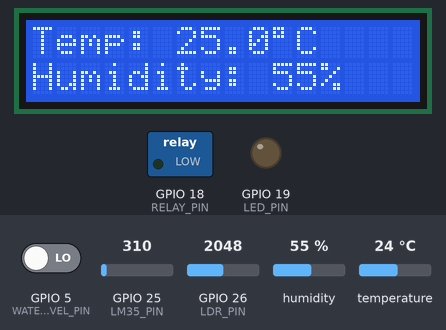
Bench run of a sketch on a simulated ESP32. Parts: 16×2 character LCD, switched loads named in the sketch (green lamp = pin HIGH), output pins drawn as LEDs (lit = HIGH). Inputs (shaded band) come from the test bench; at power-on: GPIO 5 (WATER_LEVEL_PIN) LOW, GPIO 26 (LDR_PIN) = 2048, humidity 55 %, GPIO 25 (LM35_PIN) = 310, temperature 24 °C. What the sketch prints to the serial monitor is not drawn.

Above: at 3.2 s.
3.3 s: GPIO 5 (WATER_LEVEL_PIN) driven HIGH
At 4.3 s:
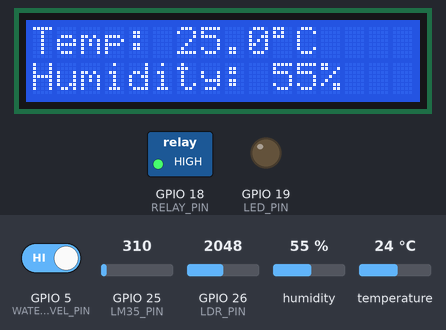
4.9 s: GPIO 26 (LDR_PIN) set to 1949
At 6.8 s:
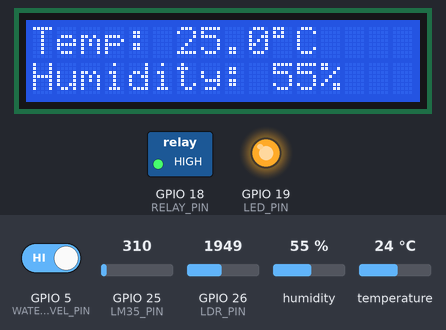
7.3 s: GPIO 5 (WATER_LEVEL_PIN) driven LOW
At 9.4 s:
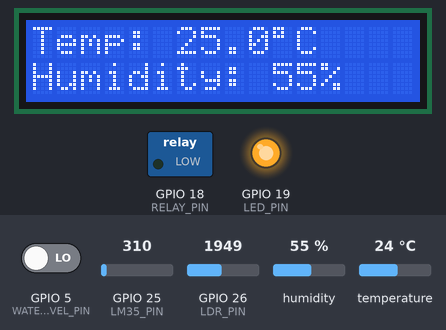
9.7 s: humidity set to 22 %
At 13.0 s:
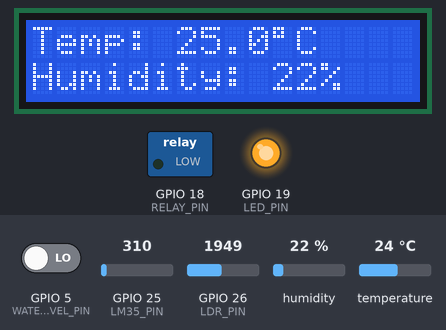
13.3 s: GPIO 25 (LM35_PIN) set to 372
At 15.4 s:
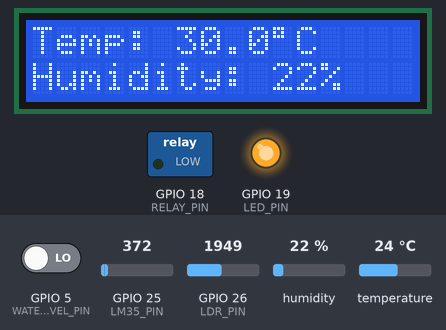
15.7 s: humidity set to 40 %
At 17.0 s:
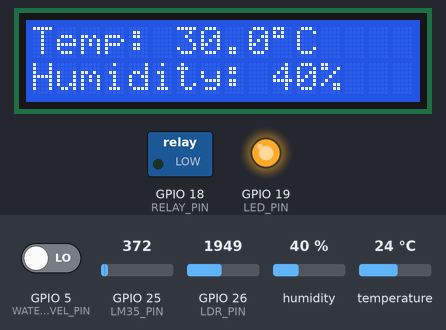
Timing chart, 0 to 18.7 s (numbered marks = the images above; inputs shaded):
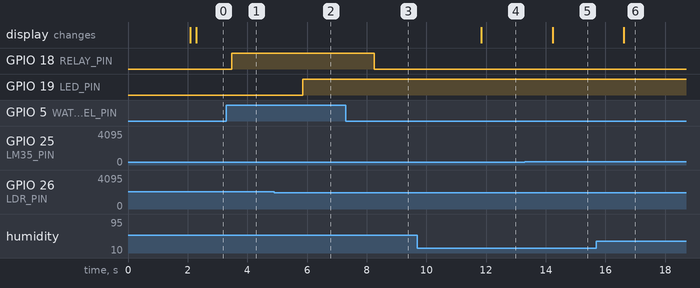

Measured:
- the behaviour switches between 2000 and 1999 on GPIO 26 (LDR_PIN) (found by bisection; images 1 and 2)
- after the input at 3.3 s, GPIO 18 (RELAY_PIN): LOW → HIGH after 0.17 s
- after the input at 4.9 s, GPIO 19 (LED_PIN): LOW → HIGH after 0.96 s
- after the input at 7.3 s, GPIO 18 (RELAY_PIN): HIGH → LOW after 0.95 s
- after the input at 9.7 s, the display: changes after 2.1 s (image 4)
- after the input at 13.3 s, the display: changes after 0.93 s (image 5)
- after the input at 15.7 s, the display: changes after 0.92 s (image 6)

The sketch:

uart.ino
```cpp
#include <LiquidCrystal_I2C.h>
#include <Wire.h>
#include <DHT.h>

// Pin Definitions (Adjust according to your ESP32 pinout)
const int LM35_PIN = 25;         // Must be an analog-capable pin
const int LDR_PIN = 26;          // Must be an analog-capable pin
const int DHT_PIN = 7;          // Any digital GPIO
const int WATER_LEVEL_PIN = 5;  // Digital input
const int RELAY_PIN = 18;        // Output pin
const int LED_PIN = 19;           // Built-in LED on some ESP32 boards

#define DHT_TYPE DHT11

// Sensor and Display Initialization
DHT dht(DHT_PIN, DHT_TYPE);
LiquidCrystal_I2C lcd(0x27, 16, 2);

void setup() {
  pinMode(LED_PIN, OUTPUT);
  pinMode(WATER_LEVEL_PIN, INPUT);
  pinMode(RELAY_PIN, OUTPUT);

  lcd.init();
  lcd.backlight();
  dht.begin();
  Serial.begin(115200); // Use a higher baud rate for ESP32

  lcd.setCursor(0, 0);
  lcd.print("System Initializing");
  delay(2000);
  lcd.clear();
}

void loop() {
  float temperature = readLM35Temperature();
  float humidity = readHumidity();
  int ldrValue = readLDRValue();
  bool isWaterPresent = digitalRead(WATER_LEVEL_PIN);

  displayTemperatureHumidity(temperature, humidity);
  controlLightBasedOnLDR(ldrValue);
  controlRelayBasedOnWaterLevel(isWaterPresent);

  logToSerial(ldrValue, isWaterPresent);

  delay(1000);
}

float readLM35Temperature() {
  int total = 0;
  for (int i = 0; i < 10; i++) {
    total += analogRead(LM35_PIN);
    delay(10);
  }
  float average = total / 10.0;
  float voltage = average * (3.3 / 4095.0);  // ESP32 ADC range
  return voltage * 100.0; // LM35 gives 10mV/°C
}

float readHumidity() {
  float h = dht.readHumidity();
  return isnan(h) ? 0 : h;
}

int readLDRValue() {
  int total = 0;
  for (int i = 0; i < 10; i++) {
    total += analogRead(LDR_PIN);
    delay(5);
  }
  return total / 10;
}

void controlLightBasedOnLDR(int ldrValue) {
  if (ldrValue < 2000) { // Adjust threshold based on actual light level
    digitalWrite(LED_PIN, HIGH);
  } else {
    digitalWrite(LED_PIN, LOW);
  }
}

void controlRelayBasedOnWaterLevel(bool waterDetected) {
  digitalWrite(RELAY_PIN, waterDetected ? HIGH : LOW);
}

void displayTemperatureHumidity(float temp, float humidity) {
  lcd.setCursor(0, 0);
  lcd.print("Temp: ");
  lcd.print(temp, 1);
  lcd.print((char)223);
  lcd.print("C   ");

  lcd.setCursor(0, 1);
  lcd.print("Humidity: ");
  lcd.print(humidity, 0);
  lcd.print("%   ");
}

void logToSerial(int ldrValue, bool waterDetected) {
  Serial.print("LDR: ");
  Serial.print(ldrValue);
  Serial.print(" | Water Level: ");
  Serial.println(waterDetected ? "HIGH" : "LOW");
}
```
